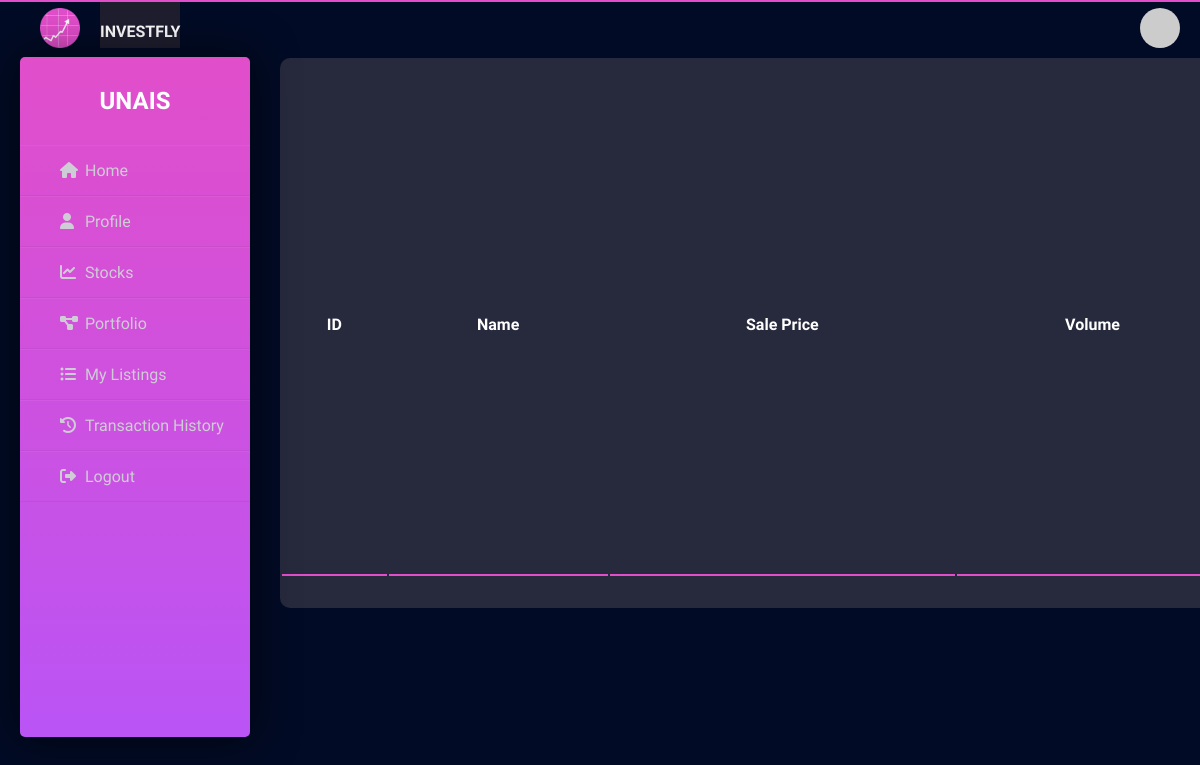
Before: /myListings (signed in) with the older database file.
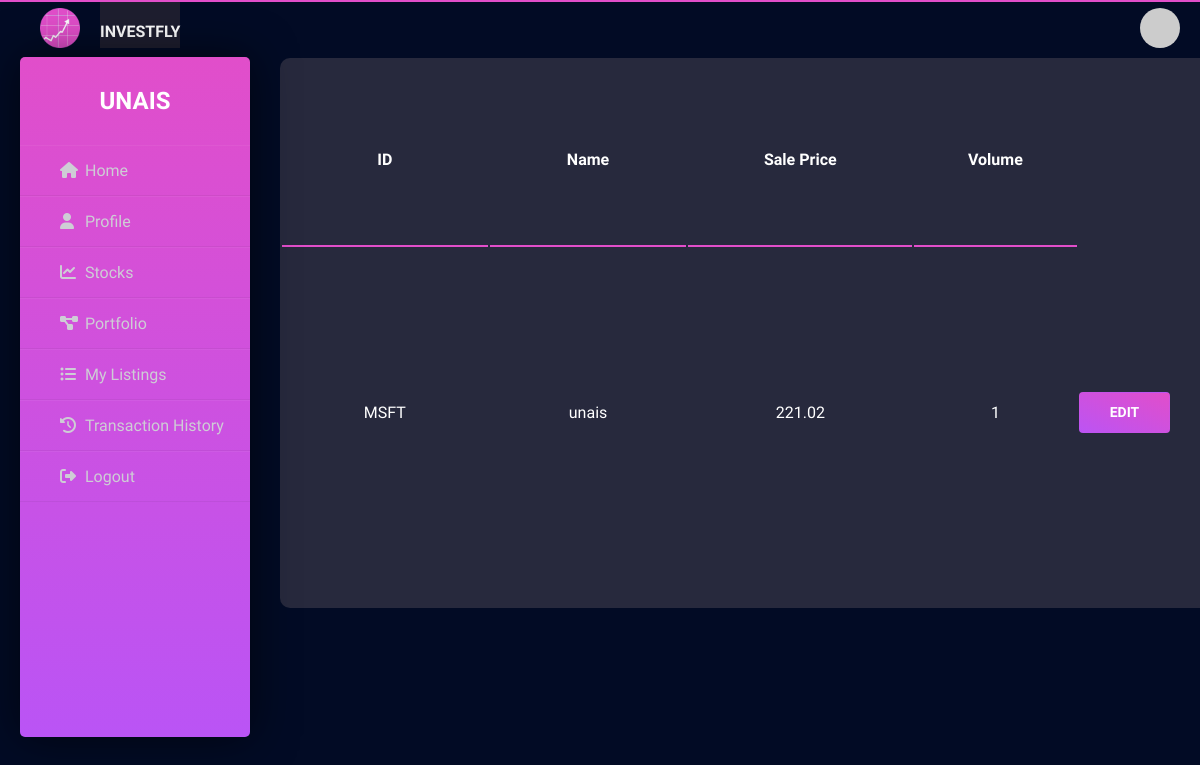
After: the same page with the newer database file.
### app/models.py (models this page shows, shortened)
class user_login(UserMixin, db.Model):
    id = db.Column(db.Integer, primary_key=True, nullable=False, unique=True)
    username = db.Column(db.String(64), index=True, unique=True, nullable=False)
    email = db.Column(db.String(120), index=True, unique=True, nullable=False)
    password_hash = db.Column(db.String(128))
    def avatar(self, size):
        digest = md5(self.email.lower().encode('utf-8')).hexdigest()
        return 'https://www.gravatar.com/avatar/{}?d=identicon&s={}'.format(digest, size)

class available_stocks(db.Model):
    id = db.Column(db.Integer, primary_key=True, nullable=False)
    stock_name = db.Column(db.String, db.ForeignKey('stock.stock_name',onupdate='CASCADE'), nullable=False)
    seller_id = db.Column(db.Integer, db.ForeignKey('user_login.id',onupdate='CASCADE', ondelete='NO ACTION'), nullable=False)
    quantity = db.Column(db.Integer, nullable=False)
    curr_price = db.Column(db.Float, db.ForeignKey('stock.curr_price',onupdate='CASCADE', ondelete='NO ACTION'),nullable=False)
    def get_list(self):
        return [self.stock_name, self.seller_id, self.curr_price , self.quantity]

### app/routes.py (the view)
@app.route('/myListings', methods = ['GET' , 'POST'])
@login_required
def myListings():
    headings = ['ID', 'Name', 'Sale Price' ,'Volume']
    sell_s = available_stocks.query.filter_by(seller_id=current_user.id).all()
    sell_stocks = []
    for i in range(len(sell_s)):
        sell_stocks.append(sell_s[i].get_list())
        sell_stocks[i][1] = user_login.query.filter_by(id=sell_s[i].seller_id).first().username
    return render_template('myListings.html' , data=sell_stocks , headings=headings)

### app/models.py (called while the page is built)
@app.before_request
def before_request():
    session.permanent = True
    app.permanent_session_lifetime = timedelta(seconds=600)

@login.user_loader
def load_user(id):
    return user_login.query.get(int(id))

### app/templates/myListings.html (shortened to what this page needs)
{% extends "base2.html" %}
{% block head %}
    <link rel= "stylesheet" type= "text/css" href= "{{url_for('static',filename='css/portfolio.css')}}">
{% endblock %}
{% block content %}
<div class=row1>
    <table class="table">
      <tr class="tab_head">
          {% for header in headings %}
          <th class="tab_b">{{ header }}</th>
          {% endfor %}
      </tr>
      {% for row in data %}
      <tr>
          {% for cell in row %}
          <td class="tab_body">{{ cell }}</td>
          {% endfor %}
          <td><a href="{{url_for('editListing',stk=row[0],pr=row[2],qt=row[3])}}" id="myBtn" class="btn btn-fill btn-primary">EDIT</a></td>
      </tr>
      {% endfor %}
   </table>
</div>
{% endblock %}

### app/templates/base2.html (shortened to what this page needs)
<!DOCTYPE html>
<html lang="en">
<head>
    <link rel= "stylesheet" type= "text/css" href= "{{url_for('static',filename='css/base2.css')}}">
    {% block head %}{% endblock %}
</head>
<body>
<div class="wrapper">
    <img class="img" src="{{url_for('static',filename='img/logo1.png')}}" width="40" height="40" alt="" loading="lazy">
    <div class="header">
        <h4>INVESTFLY</h4>
    </div>
    <img class="user" src="{{current_user.avatar(128)}}" width="40" height="40" alt="" loading="lazy">
    <div class="sidebar">
        <h2>{{current_user.username}}</h2>
        <ul>
            <li><a href="{{ url_for('home_page' )}}"><i class="fas fa-home"></i>Home</a></li>
            <li><a href="{{ url_for('profile') }}"><i class="fas fa-user"></i>Profile</a></li>
            <li><a href="{{ url_for('stocks') }}"><i class="fas fa-chart-line"></i>Stocks</a></li>
            <li><a href="{{ url_for('portfolio') }}"><i class="fas fa-project-diagram"></i>Portfolio</a></li>
            <li><a href="{{ url_for('myListings') }}"><i class="fas fa-list-ul"></i>My Listings</a></li>
            <li><a href="{{ url_for('history') }}"><i class="fas fa-history"></i>Transaction History</a></li>
            <li><a href="{{ url_for('logout') }}"><i class="fas fa-sign-out-alt"></i>Logout</a></li>
        </ul>
    </div>
</div>
{% block content%}
{% endblock %}
</body>
</html>

### app/Static/css/base2.css (style rules this page uses)
* { margin: 0; padding: 0; box-sizing: border-box; list-style: none; text-decoration: none; font-family: 'Josefin Sans', sans-serif; }
::placeholder { color:ghostwhite; }
body { background-color: rgb(2, 11, 37); }
.wrapper { border-top: 2px solid #e14eca; width: 100%; display: flex; position: relative; }
.wrapper .sidebar { margin-left: 20px; margin-top: 55px; width: 230px; height: 85%; background: #ba54f5; background: -webkit-linear-gradient(0deg, #ba54f5 0%, #e14eca 100%); background: -o-linear-gradient(0deg, #ba54f5 0%, #e14eca 100%); background: -moz-linear-gradient(0deg, #ba54f5 0%, #e14eca 100%); background: linear-gradient(0deg, #ba54f5 0%, #e14eca 100%); padding: 30px 0px; position: fixed; border-radius: 5px; box-shadow: 0px 0px 45px 0px rgba(0, 0, 0, 0.6); display: block; overflow: auto; }
.wrapper .sidebar h2 { color: #fff; text-transform: uppercase; text-align: center; margin-bottom: 30px; }
.wrapper .sidebar ul li { padding: 15px; border-bottom: 1px solid #bdb8d7; border-bottom: 1px solid rgba(0,0,0,0.05); border-top: 1px solid rgba(255,255,255,0.05); }
.wrapper .sidebar ul li a { margin-left: 25px; color: #cecdd5; display: block; }
.wrapper .sidebar ul li a .fas { width: 25px; }
.wrapper .header { padding-top: 20px; background: #1e1e2f; color: white; text-transform: uppercase; text-align: center; margin-left: 20px; }
.wrapper .img { margin-top: 6px; margin-left: 40px; }
.wrapper .user { border-radius: 50%; margin-left: 80% ; margin-top: 6px; }

### app/Static/css/portfolio.css (style rules this page uses)
.table { overflow: hidden; background-color: #27293d; width: 950px; padding-bottom: 30px; padding-top: 15px; border-radius: 10px; height: 550px; }
.row1 { margin-left: 280px; margin-top: 10px; }
.tab_body { color: white; padding: 20px; text-align: center; }
.tab_head { color: white; }
.tab_b { padding: 5px; border-bottom: 2px solid #e14eca; }
.btn { display: inline-block; margin-right: -32px; margin-left: 0px; font-weight: 600; color: #525f7f; text-align: center; vertical-align: middle; user-select: none; background-color: transparent; border: 1px solid transparent; padding: 10px 30px; font-size: 0.875rem; line-height: 1.35em; border-radius: 0.25rem; transition: color 0.15s ease-in-out, background-color 0.15s ease-in-out, border-color 0.15s ease-in-out, box-shadow 0.15s ease-in-out; }
.btn-primary { background: #e14eca; background-image: -webkit-linear-gradient(to bottom left, #e14eca, #ba54f5, #e14eca); background-image: -o-linear-gradient(to bottom left, #e14eca, #ba54f5, #e14eca); background-image: -moz-linear-gradient(to bottom left, #e14eca, #ba54f5, #e14eca); background-image: linear-gradient(to bottom left, #e14eca, #ba54f5, #e14eca); background-size: 210% 210%; background-position: top right; background-color: #e14eca; transition: all 0.15s ease; box-shadow: none; color: #ffffff; }

Changed rows visible on the page:
now on one of the page's lists (row unchanged): user_login: username "unais"
added available_stocks: stock_name "MSFT", curr_price "221.02"
Other visible differences:
new list line: "1 EDIT"
